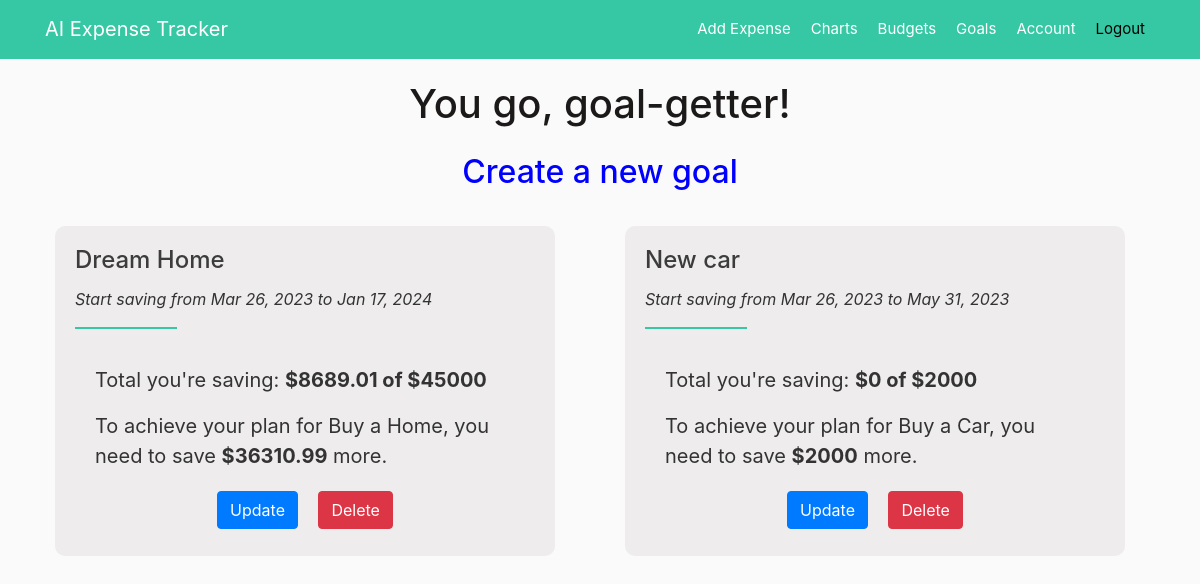
The page /goals (signed in) on the database as committed earlier.
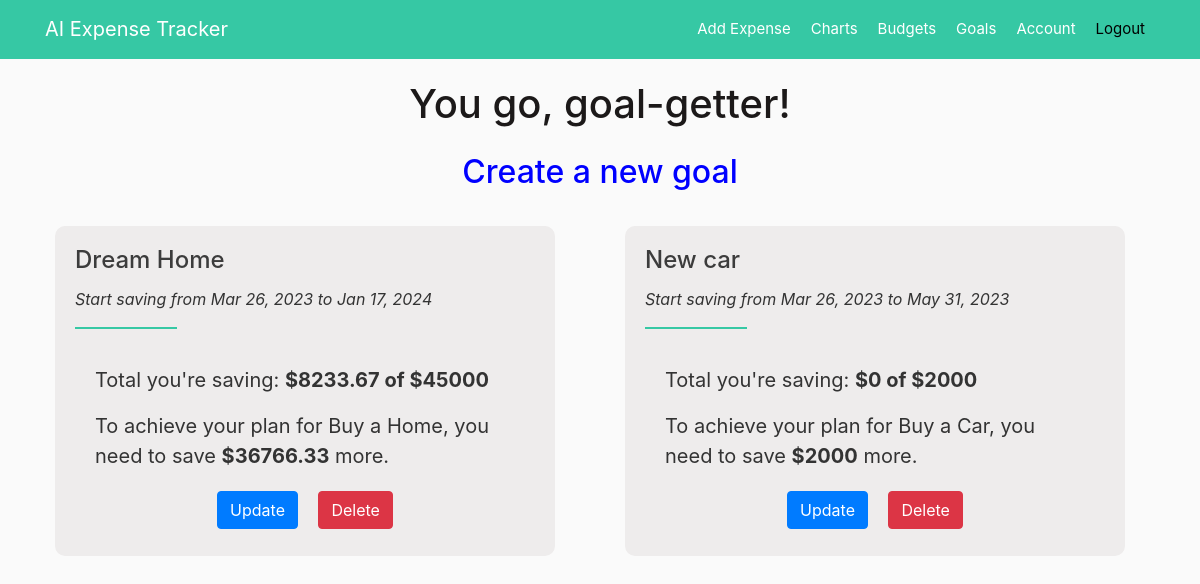
The same page on the database as committed later.
### app/models.py (models this page shows, shortened)
class Goal(db.Model):
    id = db.Column(db.Integer, primary_key=True)
    title = db.Column(db.String(100), nullable=False)
    purpose = db.Column(db.String(100), nullable=False)
    amount = db.Column(db.Numeric(precision=8, asdecimal=False,
                                  scale=2), nullable=False)
    date_start = db.Column(db.DateTime, nullable=False,
                           default=datetime.utcnow)
    date_end = db.Column(db.DateTime, nullable=False)
    period = db.Column(db.String(20), nullable=False)
    amount_saving = db.Column(db.Numeric(precision=8, asdecimal=False,
                                         scale=2), nullable=False, default=0.0)
    user_id = db.Column(db.Integer, db.ForeignKey('user.id'), nullable=False)
    date_posted = db.Column(db.DateTime, nullable=False)

### app/goals/routes.py (the view)
@goals.route("/goals")
@login_required
def list_goal():
    all_goals = Goal.query.all()
    return render_template('goals.html', title="Budgets", goals=all_goals, calSavingPeriod=calSavingPeriod)

### app/models.py (called while the page is built)
@login_manager.user_loader
def load_user(user_id):
    return User.query.get(int(user_id))

### app/templates/goals.html (shortened to what this page needs)
{% extends "layout.html" %}
{% block content %}
<h1 style="text-align: center;">You go, goal-getter!</h1>
<b><a style="text-align: center;" href="{{ url_for('goals.new_goal') }}"><h2 class="create">Create a new goal</h2></a></b>
<div class="row row-cols-1 row-cols-md-2 row-cols-lg-3 g-3">
    {% for goal in goals %}
        <div class="col">
            <div class="goal">
                <h4 class="card-title">{{ goal.title }}</h4>
                <i><p>Start saving from {{ goal.date_start.strftime('%b %d, %Y') }}  to {{ goal.date_end.strftime('%b %d, %Y') }}</p></i>
                <hr>
                <div class="card-body">
                    <p class="card-text">Total you're saving: <b>${{ goal.amount_saving }} of ${{ goal.amount }}</b></p>
                    <p class="card-text">To achieve your plan for {{ goal.purpose }}, you need to save <b>${{ goal.amount - goal.amount_saving}}</b> more.</p>
                </div>
                <div class="text-center">
                    <a class="btn btn-primary mr-3" href="{{ url_for('goals.goal_update', goal_id=goal.id) }}" class="button">Update</a>
                    <button type="button" class="btn btn-danger btn-medium" data-toggle="modal" data-target="#deleteModal">Delete</button>
                </div>
            </div>
        </div>
    {% endfor %}
</div>
{% endblock content %}

Rows that differ between the two databases and show on the page:
changed Goal "Dream Home": amount_saving "8689.01" → "8233.67"; goal.amount-goal.amount_saving "36310.99" → "36766.33"
